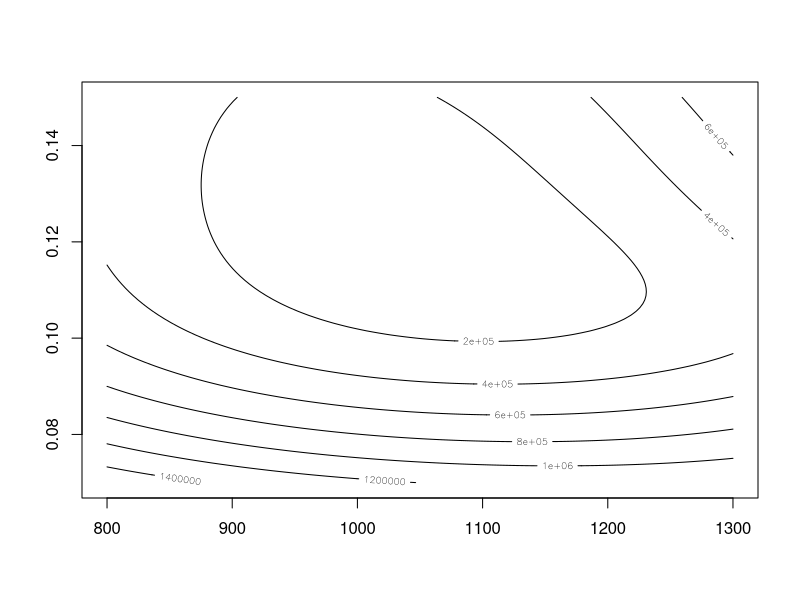
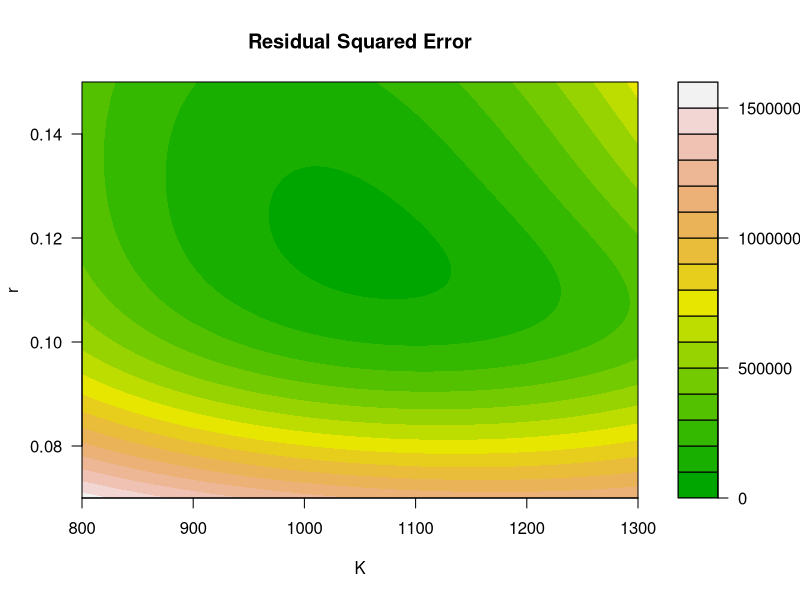

Write R code to recreate these figures, in order.
beetles <- data.frame(
  days = c(0, 8, 28, 41, 63, 69, 97, 117, 135, 154),
  beetles = c(2, 47, 192, 256, 768, 896, 1120, 896, 1184, 1024))
tt <-  c(8, 28, 41, 63, 69, 97, 117, 135, 154)
N <- c(47, 192, 256, 768, 896, 1120, 896, 1184, 1024)
N0 <- 2

## lodaing package
library(ggplot2)

## Problem 3.a Gauss-Newton approach
#mycode
population <- function(days){
  N0 <- 2
  pop <- K*N0/(N0+(K-N0)*exp(-r*days))
  pop
}
#nls from R
mytab3 <- nls(N ~ K*N0/(N0+(K-N0)*exp(-r*tt)),
              start = list(K = 2000, r = 0.1), trace = TRUE)

## Problem 3.b Countour residual error
#opti: K = 1049.4074581 r = 0.1182683
#range: K from 800 to 1300, r from 0.07 to 0.15
K_plot <- seq(800, 1300, length.out = 100)
r_plot <- seq(0.07, 0.15, length.out = 100)
residual <- rep(0, length(N))
error <- matrix(data = NA, nrow = length(K_plot), ncol = length(r_plot))
residual_error <- function(K, r){
  for (i in 1:length(N)) {
    residual[i] <- (N[i] - (K*N0)/(N0+(K-N0)*exp(-r*tt[i])))^2
  }
  sum(residual)
}
for (i in 1:100) {
  for (j in 1:100) {
    error[j,i] <- residual_error(K_plot[j],r_plot[i])
  }
}

contour(K_plot,r_plot,error)                               
filled.contour(K_plot,r_plot,error,color.palette = terrain.colors,
               xlab="K", ylab="r",
               main="Residual Squared Error")  

## Probelm 3.c